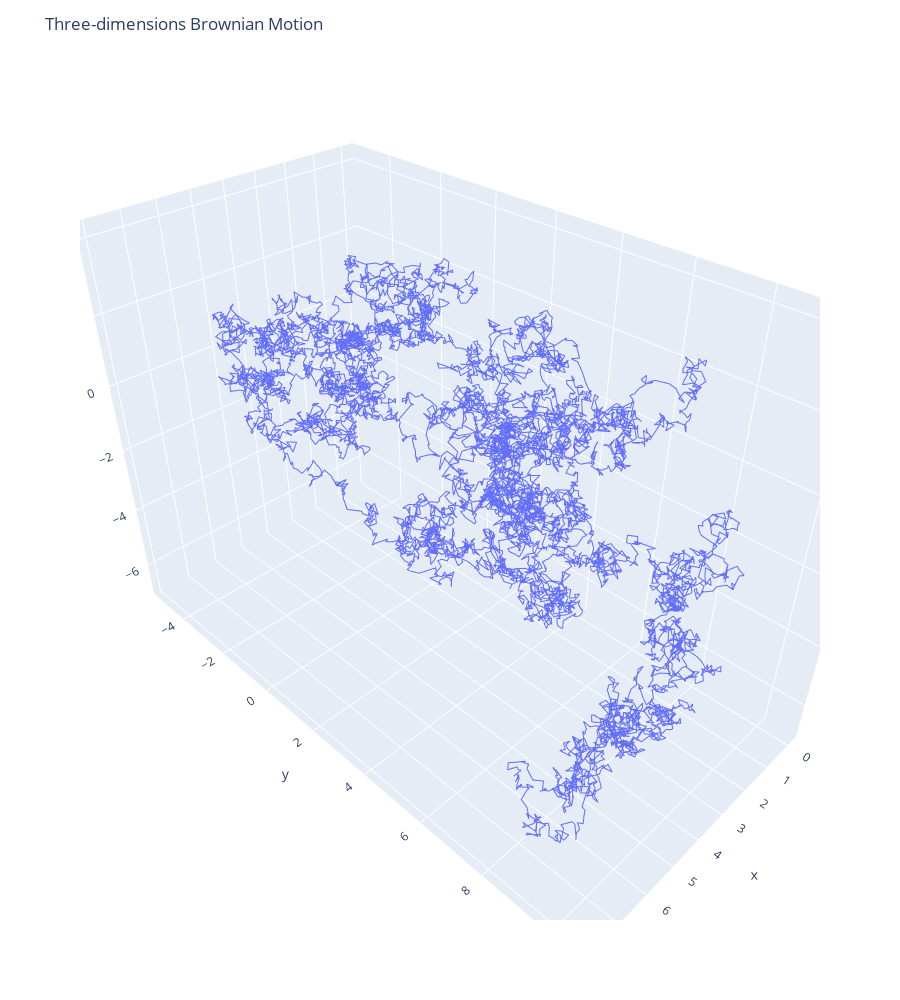

The notebook cell saved with this chart:
### Code cell
def simulate_3d_bm(nsteps=10000, t=0.01):
    x = np.cumsum([ np.random.randn()*np.sqrt(t) for i in range(nsteps) ])
    y = np.cumsum([ np.random.randn()*np.sqrt(t) for i in range(nsteps) ])
    z = np.cumsum([ np.random.randn()*np.sqrt(t) for i in range(nsteps) ])
    return list(x), list(y), list(z)

x, y, z = simulate_3d_bm()
fig = px.line_3d({ 'x' : x, 'y' : y, 'z' : z }, x='x', y='y', z='z')
fig.update_layout(
    title='Three-dimensions Brownian Motion'
)
pretty_plot(fig)
fig.show()

### Figure 1 — Plotly figure (JSON) as saved in the notebook; plotly's stock layout.template omitted (floating-point values rounded to 4 significant figures; data arrays with more than 128 entries replaced by an {"elided": "..."} marker saying what was removed)
{"data": [{"hovertemplate": "x=%{x}<br>y=%{y}<br>z=%{z}<extra></extra>", "legendgroup": "", "line": {"color": "#636efa", "dash": "solid"}, "marker": {"symbol": "circle"}, "mode": "lines", "name": "", "scene": "scene", "showlegend": false, "type": "scatter3d", "x": {"elided": "10000 float values"}, "y": {"elided": "10000 float values"}, "z": {"elided": "10000 float values"}}], "layout": {"height": 1000, "legend": {"tracegroupgap": 0}, "margin": {"t": 60}, "paper_bgcolor": "rgba(0, 0, 0, 0)", "plot_bgcolor": "rgba(0, 0, 0, 0)", "scene": {"domain": {"x": [0, 1], "y": [0, 1]}, "xaxis": {"title": {"text": "x"}}, "yaxis": {"title": {"text": "y"}}, "zaxis": {"title": {"text": "z"}}}, "title": {"text": "Three-dimensions Brownian Motion"}, "xaxis": {"gridcolor": "#f0f0f0", "gridwidth": 1, "linewidth": 2, "nticks": 30, "showgrid": true, "showline": true}, "yaxis": {"gridcolor": "#f0f0f0", "gridwidth": 1, "linewidth": 2, "nticks": 30, "showgrid": true, "showline": true, "tickformat": "none", "zeroline": true, "zerolinecolor": "#f0f0f0", "zerolinewidth": 1}}}
